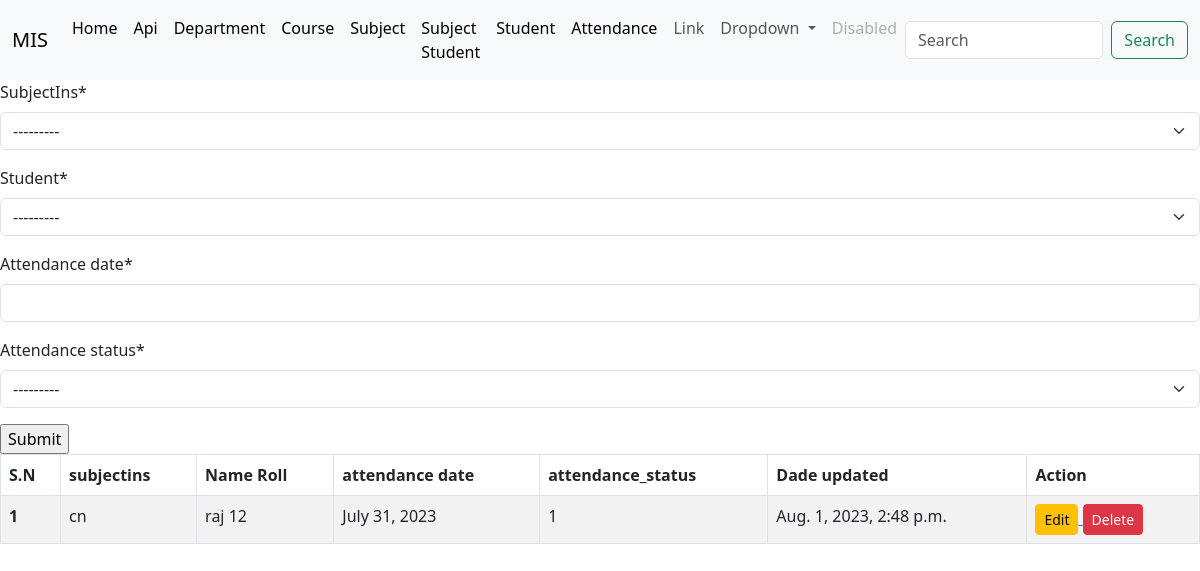
The page /attendance on the database as committed earlier.
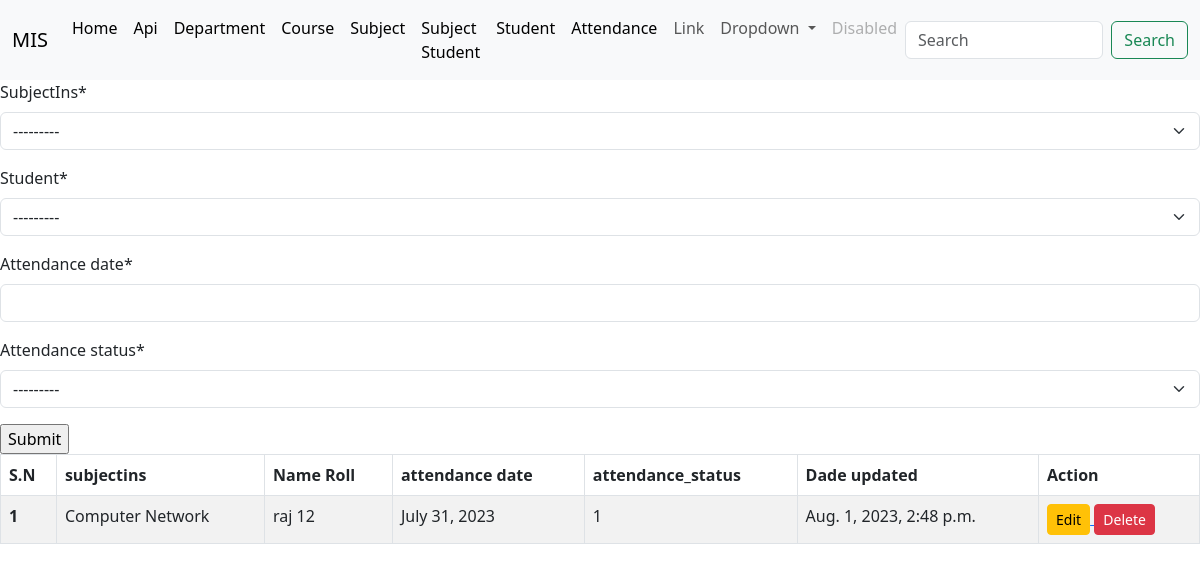
The same page on the database as committed later.
### api/models.py (models this page shows, shortened)
class Attendance(models.Model):
    subjectIns = models.ForeignKey(Subject,on_delete=models.CASCADE)
    student = models.ForeignKey(Student, on_delete=models.CASCADE)
    attendance_date = models.DateField()
    attendance_status = models.CharField(max_length=250, choices = [('1','Present'),('0.5','Late'),('0','Absent')] )
    date_updated = models.DateTimeField(auto_now=True)

class Subject(models.Model):
    name=models.CharField(max_length=100,unique=True)
    year=models.ForeignKey(Year,on_delete=models.CASCADE)
    semester=models.ManyToManyField(Semester)
    student = models.ManyToManyField(Student)
    def __str__(self):
        return self.name

class Student(models.Model):
    name=models.CharField(max_length=100)
    roll_no=models.CharField(max_length=50,unique=True)
    def __str__(self):
        return self.name +' : '+self.roll_no

### Home/views.py (the view, shortened to what this page needs)
# urls.py: path('attendance', views.attendance,name='attendance'),
def attendance(request):
    context ={}
    all_attendances=Attendance.objects.all()
    context={
        'attendanceform':AttendanceForm(),
        'all_attendances':all_attendances,
    }
    return render(request, "attendance.html", context)

### Home/forms.py
class AttendanceForm(forms.ModelForm):
    class Meta:
        model = api.Attendance
        fields = "__all__"

### templates/attendance.html (shortened to what this page needs)
{% extends 'base.html' %}
{%load crispy_forms_tags %}
{% block body %}
<form action = "" method = "post">
    {{attendanceform |crispy }}
    <input type="submit" value="Submit">
</form>
<div>
<table class="table table-striped table-hover table-bordered">
    <thead>
      <tr>
        <th scope="col">S.N</th>
        <th scope="col">subjectins</th>
        <th scope="col">Name Roll</th>
        <th scope="col">attendance date</th>
        <th scope="col">attendance_status</th>
        <th scope="col">Dade updated</th>
        <th scope="col">Action</th>
      </tr>
    </thead>
    <tbody>
        {% for at in all_attendances %}
        <tr>
        <th scope="row">{{forloop.counter}}</th>
        <td>{{at.subjectIns.name}}</td>
        <td>{{at.student.name}} {{at.student.roll_no}}</td>
        <td>{{at.attendance_date}}</td>
        <td>{{at.attendance_status}}</td>
        <td>{{at.date_updated}}</td>
        <td>
            <a href="attendance_update/{{at.id}}">
              <button type="button" class="btn btn-sm btn-warning">Edit</button>
          </a>
            <a href="attendance_delete/{{at.id}}">
                <button type="button" class="btn btn-sm btn-danger">Delete</button>
            </a>
        </td>
        </tr>
        {% endfor %}
    </tbody>
  </table>
</div>
{% endblock body %}

Rows that differ between the two databases and show on the page:
changed through a linked row, Attendance "raj": subjectIns.name "cn" → "Computer Network"
